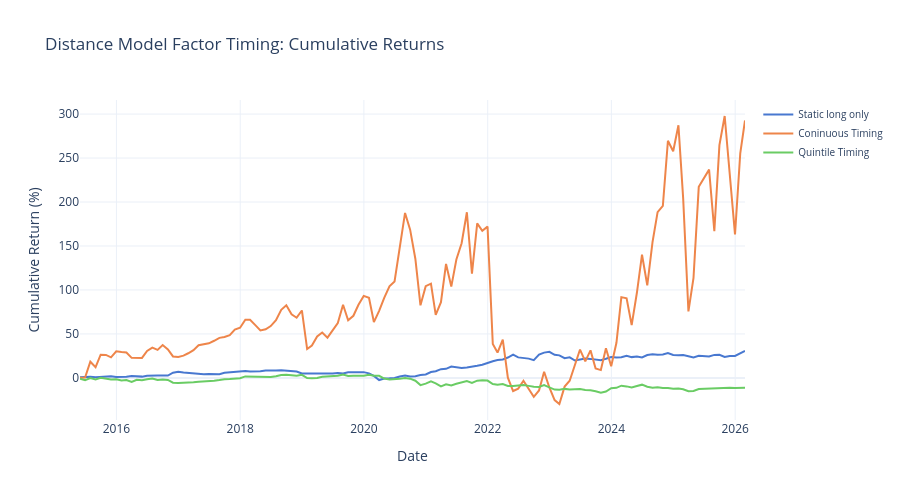

Notebook cell for this chart:
### Code cell
# Cumulative returns comparison
fig = go.Figure()

start = common_start

for returns, name, color in [
    (static_portfolio[start:], 'Static long only', COLOURS[0]),
    (cont_portfolio[start:], 'Coninuous Timing', COLOURS[1]),
    (quint_portfolio[start:], 'Quintile Timing', COLOURS[2]),
]:
    if len(returns) == 0:
        continue

    cum = (1 + returns).cumprod() - 1
    fig.add_trace(go.Scatter(
        x=cum.index, y=cum.values * 100,
        name=name, line=dict(color=color, width=2)
    ))

fig.update_layout(
    title='Distance Model Factor Timing: Cumulative Returns',
    xaxis_title='Date',
    yaxis_title='Cumulative Return (%)',
    height=500,
    template='plotly_white',
    legend=dict(font=dict(size=10))
)
fig.show()

### Figure 1 — Plotly figure (JSON) as saved in the notebook; plotly's stock layout.template omitted (floating-point values rounded to 4 significant figures; data arrays with more than 128 entries replaced by an {"elided": "..."} marker saying what was removed)
{"data": [{"line": {"color": "#4878d0", "width": 2}, "name": "Static long only", "type": "scatter", "x": {"elided": "130 str values"}, "y": {"elided": "130 float values"}}, {"line": {"color": "#ee854a", "width": 2}, "name": "Coninuous Timing", "type": "scatter", "x": {"elided": "130 str values"}, "y": {"elided": "130 float values"}}, {"line": {"color": "#6acc64", "width": 2}, "name": "Quintile Timing", "type": "scatter", "x": {"elided": "130 str values"}, "y": {"elided": "130 float values"}}], "layout": {"height": 500, "legend": {"font": {"size": 10}}, "title": {"text": "Distance Model Factor Timing: Cumulative Returns"}, "xaxis": {"title": {"text": "Date"}}, "yaxis": {"title": {"text": "Cumulative Return (%)"}}}}
